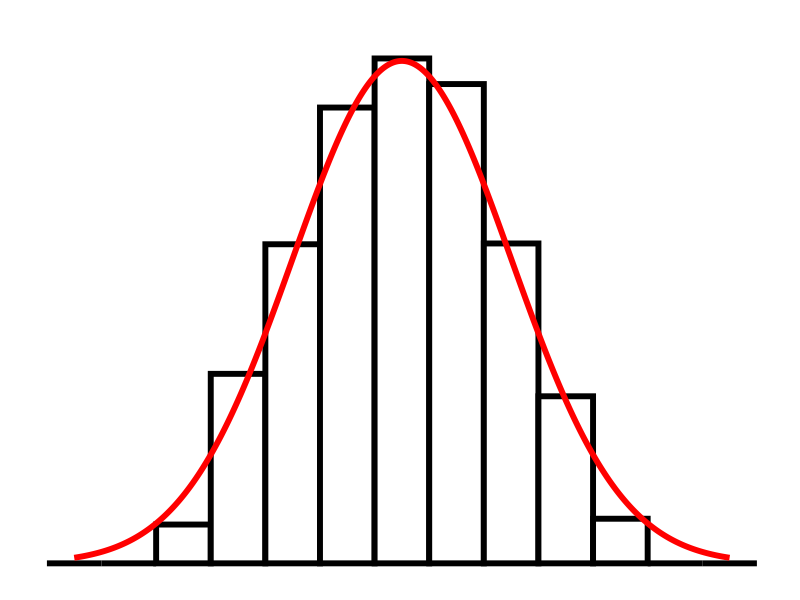

The R script that drew this image:
library(tidyverse)

sims = rnorm(10000, mean = 1, sd = 2)
x = seq(-5,7,by=0.02)
y = dnorm(x, mean = 1, sd = 2)
df1 = data.frame(x,y)
df2 = data.frame(sims = sims) %>% 
  filter(sims>-3, sims < 5)

bin_width = 1

p <- ggplot()+
  geom_histogram(data = df2, aes(x = sims, y = 1/bin_width*(..count..)/sum(..count..)), binwidth=bin_width, color = "black", fill="white", size=2)+
  geom_line(data=df1, aes(x=x, y=y), color="red", size = 2)+
  ggtitle("")+xlab("x")+ylab("density")+
  theme(
    axis.line=element_blank(),axis.text.x=element_blank(),
    axis.text.y=element_blank(),axis.ticks=element_blank(),
    axis.title.x=element_blank(),
    axis.title.y=element_blank(),legend.position="none",
    panel.background=element_blank(),panel.border=element_blank(),panel.grid.major=element_blank(),
    panel.grid.minor=element_blank(),plot.background=element_blank()
  )

print(p)
